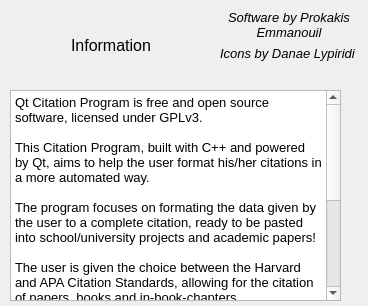
<?xml version="1.0" encoding="UTF-8"?>
<ui version="4.0">
 <class>InfoWindow</class>
 <widget class="QMainWindow" name="InfoWindow">
  <property name="geometry">
   <rect>
    <x>0</x>
    <y>0</y>
    <width>368</width>
    <height>306</height>
   </rect>
  </property>
  <property name="windowTitle">
   <string>MainWindow</string>
  </property>
  <widget class="QWidget" name="centralwidget">
   <widget class="QTextEdit" name="text">
    <property name="geometry">
     <rect>
      <x>10</x>
      <y>90</y>
      <width>331</width>
      <height>211</height>
     </rect>
    </property>
    <property name="html">
     <string>&lt;!DOCTYPE HTML PUBLIC &quot;-//W3C//DTD HTML 4.0//EN&quot; &quot;http://www.w3.org/TR/REC-html40/strict.dtd&quot;&gt;
&lt;html&gt;&lt;head&gt;&lt;meta name=&quot;qrichtext&quot; content=&quot;1&quot; /&gt;&lt;style type=&quot;text/css&quot;&gt;
p, li { white-space: pre-wrap; }
&lt;/style&gt;&lt;/head&gt;&lt;body style=&quot; font-family:'MS Shell Dlg 2'; font-size:8.25pt; font-weight:400; font-style:normal;&quot;&gt;
&lt;p style=&quot; margin-top:0px; margin-bottom:0px; margin-left:0px; margin-right:0px; -qt-block-indent:0; text-indent:0px;&quot;&gt;&lt;span style=&quot; font-size:10pt;&quot;&gt;Qt Citation Program is free and open source software, licensed under GPLv3.&lt;/span&gt;&lt;/p&gt;
&lt;p style=&quot;-qt-paragraph-type:empty; margin-top:0px; margin-bottom:0px; margin-left:0px; margin-right:0px; -qt-block-indent:0; text-indent:0px; font-size:10pt;&quot;&gt;&lt;br /&gt;&lt;/p&gt;
&lt;p style=&quot; margin-top:0px; margin-bottom:0px; margin-left:0px; margin-right:0px; -qt-block-indent:0; text-indent:0px;&quot;&gt;&lt;span style=&quot; font-size:10pt;&quot;&gt;This Citation Program, built with C++ and powered by Qt, aims to help the user format his/her citations in a more automated way. &lt;/span&gt;&lt;/p&gt;
&lt;p style=&quot;-qt-paragraph-type:empty; margin-top:0px; margin-bottom:0px; margin-left:0px; margin-right:0px; -qt-block-indent:0; text-indent:0px; font-size:10pt;&quot;&gt;&lt;br /&gt;&lt;/p&gt;
&lt;p style=&quot; margin-top:0px; margin-bottom:0px; margin-left:0px; margin-right:0px; -qt-block-indent:0; text-indent:0px;&quot;&gt;&lt;span style=&quot; font-size:10pt;&quot;&gt;The program focuses on formating the data given by the user to a complete citation, ready to be pasted into school/university projects and academic papers!&lt;/span&gt;&lt;/p&gt;
&lt;p style=&quot;-qt-paragraph-type:empty; margin-top:0px; margin-bottom:0px; margin-left:0px; margin-right:0px; -qt-block-indent:0; text-indent:0px; font-size:10pt;&quot;&gt;&lt;br /&gt;&lt;/p&gt;
&lt;p style=&quot; margin-top:0px; margin-bottom:0px; margin-left:0px; margin-right:0px; -qt-block-indent:0; text-indent:0px;&quot;&gt;&lt;span style=&quot; font-size:10pt;&quot;&gt;The user is given the choice between the Harvard and APA Citation Standards, allowing for the citation of papers, books and in-book-chapters.&lt;/span&gt;&lt;/p&gt;
&lt;p style=&quot;-qt-paragraph-type:empty; margin-top:0px; margin-bottom:0px; margin-left:0px; margin-right:0px; -qt-block-indent:0; text-indent:0px; font-size:10pt;&quot;&gt;&lt;br /&gt;&lt;/p&gt;
&lt;p style=&quot; margin-top:0px; margin-bottom:0px; margin-left:0px; margin-right:0px; -qt-block-indent:0; text-indent:0px;&quot;&gt;&lt;span style=&quot; font-size:10pt;&quot;&gt;After importing the data in the textfields of the GUI and clicking the &amp;quot;Go&amp;quot; button, the user is presented with the resulting citation. &lt;/span&gt;&lt;/p&gt;
&lt;p style=&quot;-qt-paragraph-type:empty; margin-top:0px; margin-bottom:0px; margin-left:0px; margin-right:0px; -qt-block-indent:0; text-indent:0px; font-size:10pt;&quot;&gt;&lt;br /&gt;&lt;/p&gt;
&lt;p style=&quot; margin-top:0px; margin-bottom:0px; margin-left:0px; margin-right:0px; -qt-block-indent:0; text-indent:0px;&quot;&gt;&lt;span style=&quot; font-size:10pt;&quot;&gt;By clicking the &amp;quot;Copy&amp;quot; button, the citation gets copied to the system clipboard, ready to be pasted where needed.&lt;/span&gt;&lt;/p&gt;
&lt;p style=&quot;-qt-paragraph-type:empty; margin-top:0px; margin-bottom:0px; margin-left:0px; margin-right:0px; -qt-block-indent:0; text-indent:0px; font-size:10pt;&quot;&gt;&lt;br /&gt;&lt;/p&gt;
&lt;p style=&quot; margin-top:0px; margin-bottom:0px; margin-left:0px; margin-right:0px; -qt-block-indent:0; text-indent:0px;&quot;&gt;&lt;span style=&quot; font-size:10pt;&quot;&gt;Please note that this program comes without any warranty!&lt;/span&gt;&lt;/p&gt;
&lt;p style=&quot;-qt-paragraph-type:empty; margin-top:0px; margin-bottom:0px; margin-left:0px; margin-right:0px; -qt-block-indent:0; text-indent:0px; font-size:10pt;&quot;&gt;&lt;br /&gt;&lt;/p&gt;&lt;/body&gt;&lt;/html&gt;</string>
    </property>
   </widget>
   <widget class="QWidget" name="layoutWidget">
    <property name="geometry">
     <rect>
      <x>10</x>
      <y>20</y>
      <width>141</width>
      <height>51</height>
     </rect>
    </property>
    <layout class="QHBoxLayout" name="horizontalLayout">
     <item>
      <widget class="QLabel" name="label_icon">
       <property name="text">
        <string/>
       </property>
      </widget>
     </item>
     <item>
      <widget class="QLabel" name="label">
       <property name="font">
        <font>
         <pointsize>12</pointsize>
        </font>
       </property>
       <property name="text">
        <string>Information</string>
       </property>
      </widget>
     </item>
    </layout>
   </widget>
   <widget class="QWidget" name="layoutWidget">
    <property name="geometry">
     <rect>
      <x>220</x>
      <y>10</y>
      <width>138</width>
      <height>51</height>
     </rect>
    </property>
    <layout class="QVBoxLayout" name="verticalLayout">
     <item>
      <widget class="QLabel" name="label_2">
       <property name="font">
        <font>
         <family>MS Sans Serif</family>
         <pointsize>10</pointsize>
         <italic>true</italic>
        </font>
       </property>
       <property name="text">
        <string>Software by Prokakis Emmanouil</string>
       </property>
       <property name="alignment">
        <set>Qt::AlignCenter</set>
       </property>
       <property name="wordWrap">
        <bool>true</bool>
       </property>
      </widget>
     </item>
     <item>
      <widget class="QLabel" name="label_3">
       <property name="font">
        <font>
         <family>MS Sans Serif</family>
         <pointsize>10</pointsize>
         <italic>true</italic>
        </font>
       </property>
       <property name="text">
        <string>Icons by Danae Lypiridi</string>
       </property>
       <property name="wordWrap">
        <bool>true</bool>
       </property>
      </widget>
     </item>
    </layout>
   </widget>
  </widget>
 </widget>
 <resources/>
 <connections/>
</ui>
